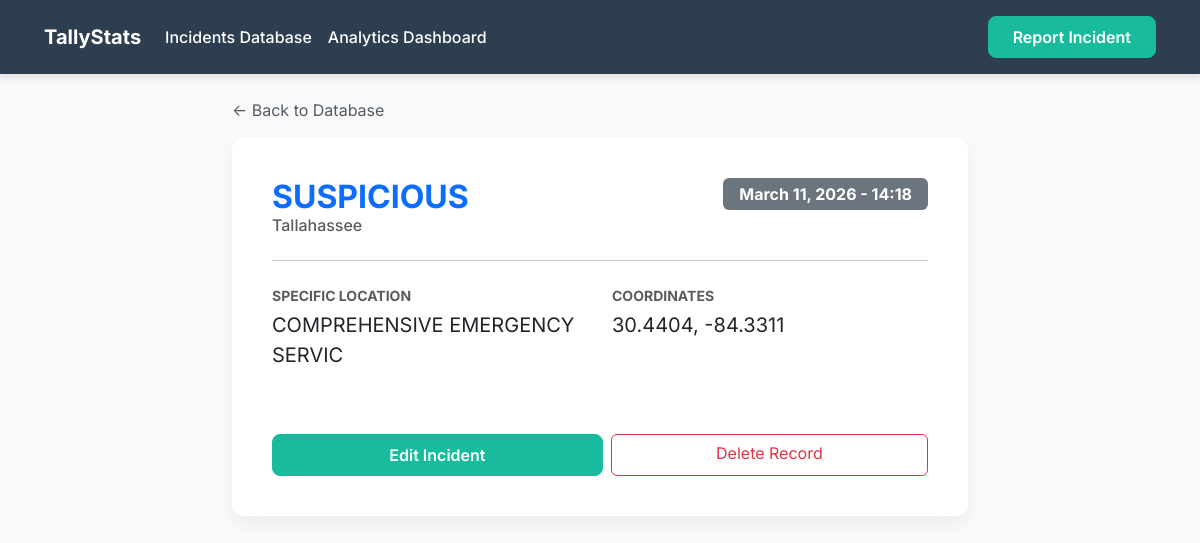
The page /records/11912/ on the database its author committed.
### myapp/models.py (models this page shows, shortened)
class CrimeIncident(models.Model):
    city = models.ForeignKey(City, on_delete=models.CASCADE, related_name='crime_incidents')
    date_time = models.DateTimeField()
    reason = models.CharField(max_length=200)
    location = models.CharField(max_length=255, null=True, blank=True)
    latitude = models.FloatField(null=True, blank=True)
    longitude = models.FloatField(null=True, blank=True)
    created_at = models.DateTimeField(auto_now_add=True)
    class Meta:
        ordering = ['-date_time']

class City(models.Model):
    name = models.CharField(max_length=100, unique=True)
    class Meta:
        verbose_name_plural = "Cities"

### myapp/views.py (the view)
# urls.py: path('records/<int:pk>/', views.record_detail, name='record_detail'),
def record_detail(request, pk):
    incident = get_object_or_404(CrimeIncident, pk=pk)
    return render(request, 'myapp/detail.html', {'incident': incident})

### myapp/templates/myapp/detail.html (shortened to what this page needs)
{% extends 'myapp/base.html' %}
{% block content %}
<div class="row justify-content-center">
    <div class="col-md-8">
        <a href="{% url 'records_list' %}" class="text-decoration-none text-muted mb-3 d-inline-block">&larr; Back to Database</a>
        <div class="card card-custom p-4">
            <div class="card-body">
                <div class="d-flex justify-content-between align-items-start mb-4">
                    <div>
                        <h2 class="card-title text-primary fw-bold mb-1">{{ incident.reason }}</h2>
                        <h6 class="card-subtitle text-muted">{{ incident.city.name }}</h6>
                    </div>
                    <span class="badge bg-secondary px-3 py-2 fs-6">{{ incident.date_time|date:"F d, Y - H:i" }}</span>
                </div>
                <hr class="mb-4">
                <div class="row mb-4">
                    <div class="col-sm-6 mb-3 mb-sm-0">
                        <p class="text-muted mb-1 text-uppercase small fw-bold">Specific Location</p>
                        <p class="fs-5">{{ incident.location|default:"Not specified" }}</p>
                    </div>
                    <div class="col-sm-6">
                        <p class="text-muted mb-1 text-uppercase small fw-bold">Coordinates</p>
                        {% if incident.latitude and incident.longitude %}
                            <p class="fs-5">{{ incident.latitude|floatformat:4 }}, {{ incident.longitude|floatformat:4 }}</p>
                        {% else %}
                            <p class="fs-5">Unknown</p>
                        {% endif %}
                    </div>
                </div>
                <div class="d-flex gap-2 mt-5">
                    <a href="{% url 'record_edit' incident.pk %}" class="btn btn-primary-custom text-white flex-grow-1">Edit Incident</a>
                    <a href="{% url 'record_delete' incident.pk %}" class="btn btn-outline-danger flex-grow-1">Delete Record</a>
                </div>
            </div>
        </div>
    </div>
</div>
{% endblock %}

### myapp/static/css/style.css (style rules this page uses)
:root { --primary-color: #2c3e50; --secondary-color: #18bc9c; --bg-color: #f8f9fa; --card-bg: #ffffff; --text-color: #333333; }
body { background-color: var(--bg-color); font-family: 'Inter', -apple-system, BlinkMacSystemFont, "Segoe UI", Roboto, "Helvetica Neue", Arial, sans-serif; color: var(--text-color); }
.card-custom { border: none; border-radius: 12px; background-color: var(--card-bg); box-shadow: 0 8px 15px rgba(0, 0, 0, 0.05); transition: transform 0.2s ease, box-shadow 0.2s ease; }
.btn-primary-custom { background-color: var(--secondary-color); border-color: var(--secondary-color); border-radius: 8px; padding: 0.5rem 1.5rem; font-weight: 600; transition: all 0.3s ease; }

### rows shown on the page
CrimeIncident: reason "SUSPICIOUS", city.name "Tallahassee", date_time "March 11, 2026 - 14:18", location "COMPREHENSIVE EMERGENCY SERVIC", latitude "30.4404", longitude "-84.3311"
